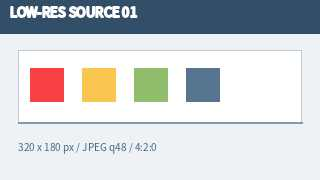
#> input picture skills/image-to-pptx/tests/fixtures/visual-benchmark-matrix/sources/low-resolution-01.jpg, 320 x 180 px
$ python inspect-image.py ../skills/image-to-pptx/tests/fixtures/visual-benchmark-matrix/sources/low-resolution-01.jpg
#> lines starting #> are read from the running program, lines starting #| are printed output that depends on the picture
### scripts/lib/image_inspect_core.py
"""Deterministic image inspection helpers for host-agent manifest authoring."""

from __future__ import annotations

import json
import hashlib
import re
import shutil
import struct
import subprocess
from collections import Counter
from dataclasses import dataclass
from pathlib import Path
from typing import Any

try:
    from PIL import Image
except ImportError:  # pragma: no cover - exercised when Pillow missing
    Image = None  # type: ignore[misc, assignment]

def _box_payload(box: "Box", mapping: dict[str, Any]) -> dict[str, Any]:
    return {"pixelBox": box.as_dict(), "inchBox": px_to_inch(box, mapping).as_dict()}

# [141 lines left out: functions detect_replica_objects, load_design_tokens, not called in this run]

SLIDE_PRESETS: dict[str, dict[str, float | str]] = {
    "wide": {"width": 13.333, "height": 7.5, "unit": "in"},
}

HINTS_VERSION = "0.1.0"
REPLICA_VERSION = "0.2.0"
MANIFEST_VERSION = "0.2.0"


@dataclass(frozen=True)
class Box:
    x: float
    y: float
    w: float
    h: float

    def as_dict(self) -> dict[str, float]:
        return {"x": round(self.x, 4), "y": round(self.y, 4), "w": round(self.w, 4), "h": round(self.h, 4)}


def _fail(message: str) -> None:
    raise ValueError(message)


def _require_pillow() -> None:
    if Image is None:
        _fail("Pillow is required. Install with: pip install -r requirements.txt")


# [10 lines left out: function png_dimensions_stdlib, not called in this run]


def load_image(path: Path) -> Any:
    _require_pillow()
    if not path.exists():
        _fail(f"image not found: {path}")
    if path.stat().st_size > 50 * 1024 * 1024:
        _fail("image exceeds replica safety limit (50MB encoded)")
    with Image.open(path) as img:
        width,height=img.size
        if width > 8192 or height > 8192 or width*height > 4_000_000:
            _fail("image exceeds replica safety limit (8192px per side, 4MP decoded)")
        return img.copy()


def image_metadata(path: Path, image: Any | None = None, *, relative_to: Path | None = None) -> dict[str, Any]:
    _require_pillow()
    img = image if image is not None else load_image(path)
    width, height = img.size
    has_alpha = img.mode in {"RGBA", "LA", "PA"} or "transparency" in getattr(img, "info", {})
    ratio = width / height if height else 0.0
    orientation = "landscape" if width >= height else "portrait"
    display_path = path.name
    if relative_to:
        try:
            display_path = str(path.resolve().relative_to(relative_to.resolve()))
        except ValueError:
            display_path = str(path)
    return {
        "path": display_path,
        "widthPx": width,
        "heightPx": height,
        "format": (img.format or path.suffix.lstrip(".").upper() or "UNKNOWN"),
        "mode": img.mode,
        "hasAlpha": bool(has_alpha),
        "aspectRatio": round(ratio, 4),
        "orientation": orientation,
    }


# [27 lines left out: functions slide_mapping, px_to_inch, not called in this run]


def _rgb_to_hex(rgb: tuple[int, int, int]) -> str:
    return "#{:02X}{:02X}{:02X}".format(*rgb)


def extract_palette(image: Any, count: int = 6) -> list[dict[str, Any]]:
    _require_pillow()
    count = max(1, min(count, 12))
    rgb = image.convert("RGB")
    sample = rgb.resize((160, 90))
    quantized = sample.quantize(colors=count, method=Image.Quantize.MEDIANCUT)
    palette = quantized.getpalette()
    if hasattr(quantized, "get_flattened_data"):
        pixels = quantized.get_flattened_data()
    else:
        pixels = quantized.getdata()
    color_counts = Counter(pixels)
    total = sum(color_counts.values()) or 1
    entries: list[dict[str, Any]] = []
    for color_index, pixel_count in color_counts.most_common(count):
        if palette is None:
            continue
        base = color_index * 3
        rgb_tuple = (palette[base], palette[base + 1], palette[base + 2])
        entries.append(
            {
                "hex": _rgb_to_hex(rgb_tuple),
                "rgb": list(rgb_tuple),
                "share": round(pixel_count / total, 4),
            }
        )
    return entries


# -- U9 palette -> DESIGN.md token resolution --------------------------------
#
# Pure-Python mirror of scripts/lib/color-tokens.mjs (CIE76 ΔE in CIELAB
# space). Kept in sync deliberately so the image adapter can resolve the
# extracted palette to tokens without spawning a subprocess. Both code
# paths share the same math contract:
#
#   - sRGB → linear RGB → XYZ (D65) → LAB
#   - ΔE76 = sqrt((L1-L2)² + (a1-a2)² + (b1-b2)²)
#   - threshold default 8 (same as the JS module)
#
# Strict replica mode short-circuits resolution (skipped=True, paletteMatch=0).

_D65 = {"xn": 95.047, "yn": 100.0, "zn": 108.883}
_PALETTE_RESOLVER_THRESHOLD = 8.0


def _srgb_channel_to_linear(c: float) -> float:
    return c / 12.92 if c <= 0.04045 else ((c + 0.055) / 1.055) ** 2.4


def _pivot_xyz(t: float) -> float:
    return t ** (1.0 / 3.0) if t > 0.008856 else 7.787 * t + 16.0 / 116.0


# [246 lines left out: functions _rgb_to_lab, _delta_e76, _normalize_hex, _extract_design_colors, resolve_palette_to_tokens, _dominant_row_color and 2 more, not called in this run]


def ocr_status() -> dict[str, Any]:
    tesseract = shutil.which("tesseract")
    if not tesseract:
        return {
            "status": "deferred",
            "engine": None,
            "note": (
                "Tesseract not found on PATH. Host agent should use vision capabilities to "
                "extract text and coordinates, or install Tesseract for M1.4+ local OCR."
            ),
            "textBlocks": [],
        }
    try:
        result = subprocess.run(
            [tesseract, "--version"],
            capture_output=True,
            text=True,
            check=False,
            timeout=5,
        )
        version_line = (result.stdout or result.stderr).splitlines()[0] if (result.stdout or result.stderr) else ""
    except (OSError, subprocess.TimeoutExpired):
        version_line = ""
    return {
        "status": "available",
        "engine": "tesseract",
        "binary": tesseract,
        "version": version_line,
        "note": (
            "Tesseract is installed but M1.3 does not run OCR automatically. "
            "Host agent may invoke tesseract manually or wait for M1.4 ocr-image.py."
        ),
        "textBlocks": [],
    }


# [7 lines left out: function suggest_design_system, not called in this run]


def _coord(value: float) -> float:
    return round(float(value), 4)


# [316 lines left out: functions build_manifest_skeleton, build_manifest_hints, _candidate, build_object_candidates, build_replica_analysis, not called in this run]


# Default OCR confidence threshold for editable-text gating (U5).
# Tuned during U10 Calibration; 0.7 is the conservative baseline.
DEFAULT_OCR_CONFIDENCE_THRESHOLD = 0.7


# [240 lines left out: function build_replica_layer_plan, not called in this run]


def inspect_image(path: Path, *, palette_count: int = 6) -> dict[str, Any]:
    image_path = path.resolve()
    img = load_image(image_path)
    meta = image_metadata(image_path, img, relative_to=image_path.parent)
    return {
        "version": HINTS_VERSION,
        "image": meta,
        "palette": extract_palette(img, palette_count),
        "ocr": ocr_status(),
    }


def write_json(data: dict[str, Any], output_path: Path | None = None) -> str:
    text = json.dumps(data, ensure_ascii=False, indent=2)
    if output_path:
        output_path.parent.mkdir(parents=True, exist_ok=True)
        output_path.write_text(text + "\n", encoding="utf-8")
    return text

### scripts/inspect-image.py
#!/usr/bin/env python3
"""Output image dimensions, palette, and OCR status as JSON."""

import argparse
import sys
from pathlib import Path

ROOT = Path(__file__).resolve().parents[1]
sys.path.insert(0, str(ROOT / "scripts" / "lib"))

from image_inspect_core import inspect_image, write_json  # noqa: E402


def main() -> None:
    parser = argparse.ArgumentParser(description="Inspect an image and emit metadata JSON.")
    parser.add_argument("image", type=Path, help="Path to PNG/JPEG reference image")
    parser.add_argument("-o", "--output", type=Path, help="Optional output JSON path")
    parser.add_argument("--palette-count", type=int, default=6, help="Number of palette colors (1-12)")
    args = parser.parse_args()

    try:
        data = inspect_image(args.image, palette_count=args.palette_count)
#> in load_image, img is the input picture: PIL image 320x180 RGB; mean R, G, B 203.6, 207.4, 209.9
#> in image_metadata, `has_alpha = img.mode in {"RGBA", "LA", "PA"} or "transparency" in geta..`: has_alpha = False
#> in inspect_image, `meta = image_metadata(image_path, img, relative_to=image_path.parent)`: meta = {'path': 'low-resolution-01.jpg', 'widthPx': 320, 'heightPx': 180, 'format': 'JPG', 'mode': 'RGB', 'hasAlpha': False, 'aspectRatio': 1.78, 'orientation': 'landscape'}
#> in extract_palette, `sample = rgb.resize((160, 90))`:
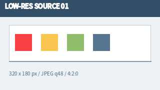
#> sample: PIL image 160x90 RGB; mean R, G, B 203.6, 207.3, 209.8
#> in extract_palette, `quantized = sample.quantize(colors=count, method=Image.Quantize.MEDIAN..`:
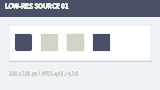
#> quantized: PIL image 160x90 P; mean R, G, B 205.2, 209, 214.2
#> in extract_palette, `palette = quantized.getpalette()`: palette = [254, 255, 254, 248, 249, 248, 238, 242, 245, 236, 244, 248, 207, 212, 198, 74, 79, 103]
#> in extract_palette, `color_counts = Counter(pixels)`: color_counts = {5: 2990, 4: 1103, 3: 1034, 2: 5802, 1: 242, 0: 3229}
#> in extract_palette, `total = sum(color_counts.values()) or 1`: total = 14400
#> the loop in extract_palette, `for color_index, pixel_count in color_counts.most_common(count):` made 6 passes
#> (color_index, pixel_count, base, rgb_tuple) on passes 1 to 6: (2, 5802, 6, (238, 242, 245)), (0, 3229, 0, (254, 255, 254)), (5, 2990, 15, (74, 79, 103)), (4, 1103, 12, (207, 212, 198)), (3, 1034, 9, (236, 244, 248)), (1, 242, 3, (248, 249, 248))
#> after the loop in extract_palette, `for color_index, pixel_count in color_counts.most_common(count):`: entries = 6 items
#> data = 4 items
        text = write_json(data, args.output)
        if not args.output:
            print(text)
#> (printed output is left out)
    except ValueError as error:
        print(str(error), file=sys.stderr)
        raise SystemExit(1) from error


if __name__ == "__main__":
    main()
